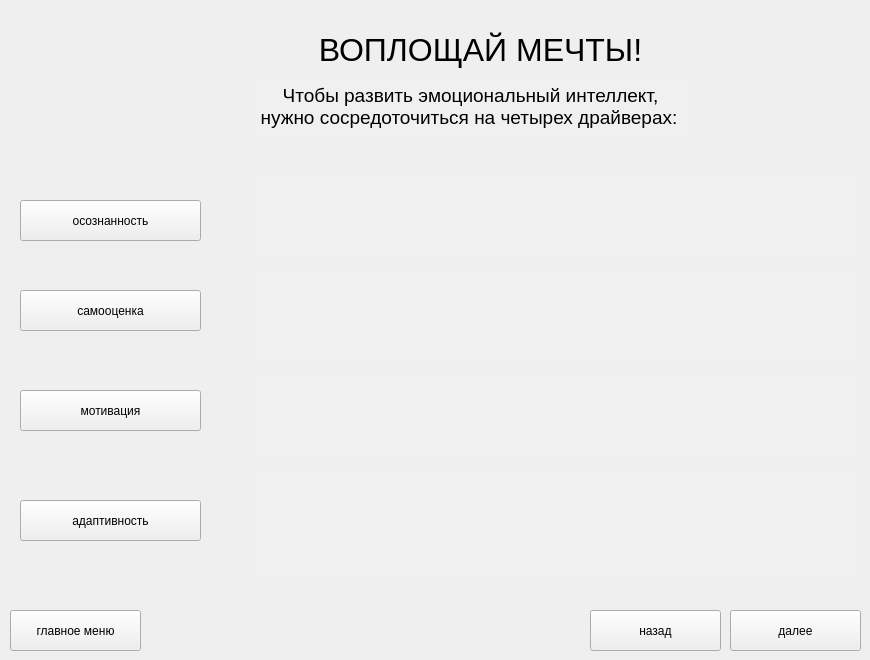
   <widget class="QWidget" name="page_3">
    <widget class="QLabel" name="label_3">
     <property name="geometry">
      <rect>
       <x>180</x>
       <y>30</y>
       <width>601</width>
       <height>41</height>
      </rect>
     </property>
     <property name="styleSheet">
      <string notr="true">font-family:Arial;
font-size:24pt;</string>
     </property>
     <property name="text">
      <string>&lt;html&gt;&lt;head/&gt;&lt;body&gt;&lt;p align=&quot;center&quot;&gt;ВОПЛОЩАЙ МЕЧТЫ!&lt;/p&gt;&lt;/body&gt;&lt;/html&gt;</string>
     </property>
    </widget>
    <widget class="QTextEdit" name="textEdit_2">
     <property name="enabled">
      <bool>false</bool>
     </property>
     <property name="geometry">
      <rect>
       <x>250</x>
       <y>80</y>
       <width>441</width>
       <height>61</height>
      </rect>
     </property>
     <property name="styleSheet">
      <string notr="true">border:0;
background-color:#f0f0f0;
color:black;</string>
     </property>
     <property name="html">
      <string>&lt;!DOCTYPE HTML PUBLIC &quot;-//W3C//DTD HTML 4.0//EN&quot; &quot;http://www.w3.org/TR/REC-html40/strict.dtd&quot;&gt;
&lt;html&gt;&lt;head&gt;&lt;meta name=&quot;qrichtext&quot; content=&quot;1&quot; /&gt;&lt;style type=&quot;text/css&quot;&gt;
p, li { white-space: pre-wrap; }
&lt;/style&gt;&lt;/head&gt;&lt;body style=&quot; font-family:'Arial'; font-size:11pt; font-weight:400; font-style:normal;&quot;&gt;
&lt;p align=&quot;center&quot; style=&quot; margin-top:12px; margin-bottom:0px; margin-left:0px; margin-right:0px; -qt-block-indent:0; text-indent:0px;&quot;&gt;&lt;span style=&quot; font-family:'Arial','serif'; font-size:14pt;&quot;&gt;Чтобы развить эмоциональный интеллект, нужно сосредоточиться на четырех драйверах:&lt;/span&gt;&lt;span style=&quot; font-family:'MS Shell Dlg 2'; font-size:8pt;&quot;&gt; &lt;/span&gt;&lt;/p&gt;&lt;/body&gt;&lt;/html&gt;</string>
     </property>
    </widget>
    <widget class="QPushButton" name="pushButton_5">
     <property name="geometry">
      <rect>
       <x>20</x>
       <y>200</y>
       <width>181</width>
       <height>41</height>
      </rect>
     </property>
     <property name="text">
      <string>осознанность</string>
     </property>
    </widget>
    <widget class="QPushButton" name="pushButton_6">
     <property name="geometry">
      <rect>
       <x>20</x>
       <y>290</y>
       <width>181</width>
       <height>41</height>
      </rect>
     </property>
     <property name="text">
      <string>самооценка</string>
     </property>
    </widget>
    <widget class="QPushButton" name="pushButton_7">
     <property name="geometry">
      <rect>
       <x>20</x>
       <y>390</y>
       <width>181</width>
       <height>41</height>
      </rect>
     </property>
     <property name="text">
      <string>мотивация</string>
     </property>
    </widget>
    <widget class="QPushButton" name="pushButton_8">
     <property name="geometry">
      <rect>
       <x>20</x>
       <y>500</y>
       <width>181</width>
       <height>41</height>
      </rect>
     </property>
     <property name="text">
      <string>адаптивность</string>
     </property>
    </widget>
    <widget class="QPushButton" name="pushButton_17">
     <property name="geometry">
      <rect>
       <x>730</x>
       <y>610</y>
       <width>131</width>
       <height>41</height>
      </rect>
     </property>
     <property name="text">
      <string>далее</string>
     </property>
    </widget>
    <widget class="QPushButton" name="pushButton_18">
     <property name="geometry">
      <rect>
       <x>10</x>
       <y>610</y>
       <width>131</width>
       <height>41</height>
      </rect>
     </property>
     <property name="text">
      <string>главное меню</string>
     </property>
    </widget>
    <widget class="QPushButton" name="pushButton_22">
     <property name="geometry">
      <rect>
       <x>590</x>
       <y>610</y>
       <width>131</width>
       <height>41</height>
      </rect>
     </property>
     <property name="text">
      <string>назад</string>
     </property>
    </widget>
    <widget class="QTextEdit" name="textEdit_3">
     <property name="enabled">
      <bool>false</bool>
     </property>
     <property name="geometry">
      <rect>
       <x>250</x>
       <y>170</y>
       <width>611</width>
       <height>91</height>
      </rect>
     </property>
     <property name="styleSheet">
      <string notr="true">border:0;
background-color:#f0f0f0;
color:#f0f0f0;</string>
     </property>
     <property name="verticalScrollBarPolicy">
      <enum>Qt::ScrollBarAlwaysOff</enum>
     </property>
     <property name="html">
      <string>&lt;!DOCTYPE HTML PUBLIC &quot;-//W3C//DTD HTML 4.0//EN&quot; &quot;http://www.w3.org/TR/REC-html40/strict.dtd&quot;&gt;
&lt;html&gt;&lt;head&gt;&lt;meta name=&quot;qrichtext&quot; content=&quot;1&quot; /&gt;&lt;style type=&quot;text/css&quot;&gt;
p, li { white-space: pre-wrap; }
&lt;/style&gt;&lt;/head&gt;&lt;body style=&quot; font-family:'Arial'; font-size:11pt; font-weight:400; font-style:normal;&quot;&gt;
&lt;p align=&quot;justify&quot; style=&quot; margin-top:12px; margin-bottom:12px; margin-left:0px; margin-right:0px; -qt-block-indent:0; text-indent:0px; line-height:150%;&quot;&gt;&lt;span style=&quot; font-family:'Arial','serif'; font-size:12pt;&quot;&gt;Включает осознанность своих мыслей, чувств и поведения. Развивает стратегию «Философов». Философы быстро учатся и накапливают знания, но им сложно перейти от теории к практике и перевести знания в реальные навыки.&lt;/span&gt;&lt;span style=&quot; font-family:'MS Shell Dlg 2'; font-size:8pt;&quot;&gt; &lt;/span&gt;&lt;/p&gt;&lt;/body&gt;&lt;/html&gt;</string>
     </property>
    </widget>
    <widget class="QTextEdit" name="textEdit_4">
     <property name="enabled">
      <bool>false</bool>
     </property>
     <property name="geometry">
      <rect>
       <x>250</x>
       <y>270</y>
       <width>611</width>
       <height>91</height>
      </rect>
     </property>
     <property name="styleSheet">
      <string notr="true">border:0;
background-color:#f0f0f0;
color:#f0f0f0;</string>
     </property>
     <property name="verticalScrollBarPolicy">
      <enum>Qt::ScrollBarAlwaysOff</enum>
     </property>
     <property name="html">
      <string>&lt;!DOCTYPE HTML PUBLIC &quot;-//W3C//DTD HTML 4.0//EN&quot; &quot;http://www.w3.org/TR/REC-html40/strict.dtd&quot;&gt;
&lt;html&gt;&lt;head&gt;&lt;meta name=&quot;qrichtext&quot; content=&quot;1&quot; /&gt;&lt;style type=&quot;text/css&quot;&gt;
p, li { white-space: pre-wrap; }
&lt;/style&gt;&lt;/head&gt;&lt;body style=&quot; font-family:'Arial'; font-size:11pt; font-weight:400; font-style:normal;&quot;&gt;
&lt;p align=&quot;justify&quot; style=&quot; margin-top:12px; margin-bottom:12px; margin-left:0px; margin-right:0px; -qt-block-indent:0; text-indent:0px; line-height:150%;&quot;&gt;&lt;span style=&quot; font-family:'Arial','serif'; font-size:12pt;&quot;&gt;Включает принятие, способность не зависеть от внешних оценок и мнений, позитивное восприятие мира и решительность. Помогает освоить стратегию «Звёзд». Такие люди уверены в себе, но склонны говорить, чтобы произвести впечатление. Звезды рискуют остаться на уровне «впечатлений», если не прокачают драйверы осознанности и мотивации.&lt;/span&gt;&lt;span style=&quot; font-family:'MS Shell Dlg 2'; font-size:8pt;&quot;&gt; &lt;/span&gt;&lt;/p&gt;&lt;/body&gt;&lt;/html&gt;</string>
     </property>
    </widget>
    <widget class="QTextEdit" name="textEdit_6">
     <property name="enabled">
      <bool>false</bool>
     </property>
     <property name="geometry">
      <rect>
       <x>250</x>
       <y>370</y>
       <width>611</width>
       <height>91</height>
      </rect>
     </property>
     <property name="styleSheet">
      <string notr="true">border:0;
background-color:#f0f0f0;
color:#f0f0f0;</string>
     </property>
     <property name="verticalScrollBarPolicy">
      <enum>Qt::ScrollBarAlwaysOff</enum>
     </property>
     <property name="html">
      <string>&lt;!DOCTYPE HTML PUBLIC &quot;-//W3C//DTD HTML 4.0//EN&quot; &quot;http://www.w3.org/TR/REC-html40/strict.dtd&quot;&gt;
&lt;html&gt;&lt;head&gt;&lt;meta name=&quot;qrichtext&quot; content=&quot;1&quot; /&gt;&lt;style type=&quot;text/css&quot;&gt;
p, li { white-space: pre-wrap; }
&lt;/style&gt;&lt;/head&gt;&lt;body style=&quot; font-family:'Arial'; font-size:11pt; font-weight:400; font-style:normal;&quot;&gt;
&lt;p align=&quot;justify&quot; style=&quot; margin-top:12px; margin-bottom:12px; margin-left:0px; margin-right:0px; -qt-block-indent:0; text-indent:0px; line-height:150%;&quot;&gt;&lt;span style=&quot; font-family:'Arial','serif'; font-size:12pt;&quot;&gt;Включает открытость новому, целеполагание, переживание неудач, стремление к самоактуализации. Помогает освоить стратегию «Героев». Герои получают удовольствие от саморазвития и достижений, поэтому постоянно совершенствуются и могу вести за собой людей. Герои рискуют быстро перегореть, если не осознают причин своей работы.&lt;/span&gt;&lt;span style=&quot; font-family:'MS Shell Dlg 2'; font-size:8pt;&quot;&gt; &lt;/span&gt;&lt;/p&gt;&lt;/body&gt;&lt;/html&gt;</string>
     </property>
    </widget>
    <widget class="QTextEdit" name="textEdit_7">
     <property name="enabled">
      <bool>false</bool>
     </property>
     <property name="geometry">
      <rect>
       <x>250</x>
       <y>470</y>
       <width>611</width>
       <height>111</height>
      </rect>
     </property>
     <property name="styleSheet">
      <string notr="true">border:0;
background-color:#f0f0f0;
color:#f0f0f0;</string>
     </property>
     <property name="verticalScrollBarPolicy">
      <enum>Qt::ScrollBarAlwaysOff</enum>
     </property>
     <property name="html">
      <string>&lt;!DOCTYPE HTML PUBLIC &quot;-//W3C//DTD HTML 4.0//EN&quot; &quot;http://www.w3.org/TR/REC-html40/strict.dtd&quot;&gt;
&lt;html&gt;&lt;head&gt;&lt;meta name=&quot;qrichtext&quot; content=&quot;1&quot; /&gt;&lt;style type=&quot;text/css&quot;&gt;
p, li { white-space: pre-wrap; }
&lt;/style&gt;&lt;/head&gt;&lt;body style=&quot; font-family:'Arial'; font-size:11pt; font-weight:400; font-style:normal;&quot;&gt;
&lt;p align=&quot;justify&quot; style=&quot; margin-top:0px; margin-bottom:0px; margin-left:0px; margin-right:0px; -qt-block-indent:0; text-indent:0px;&quot;&gt;&lt;span style=&quot; font-family:'Arial','serif'; font-size:12pt;&quot;&gt;Включает в себя эмпатию, стрессоустойчивость, принятие решений и коммуникабельность. Развивает стратегию «Руководителей». Такие люди стрессоустойчивы, эмпатичны и трудолюбивы, но подвержены синдрому самозванца. Это когнитивное искажение, когда человек считает себя обманщиком и не приписывает достижения своим качествам и навыкам.&lt;br /&gt;&lt;br /&gt;&lt;/span&gt;&lt;/p&gt;&lt;/body&gt;&lt;/html&gt;</string>
     </property>
    </widget>
   </widget>
